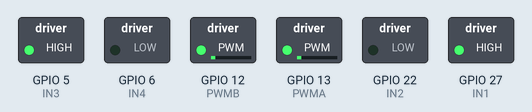
Simulated run of this program. Board: Raspberry Pi (BCM pin numbers). Parts: switched loads named in the program (green lamp = pin HIGH).

Above: at 0.05 s.
At 4.5 s:
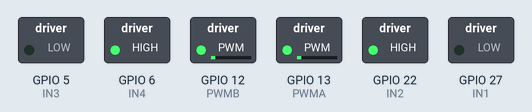
At 8.95 s:
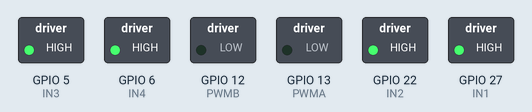
Timing chart, 0 to 11.7 s (numbered marks = the images above):
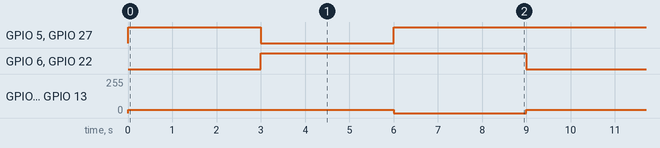

The program:

MotorExample.py
```python
import RPi.GPIO as GPIO
import time

GPIO.setwarnings(False)
GPIO.setmode(GPIO.BCM)

IN1=27
IN2=22
PWMA=13
IN3=5
IN4=6
PWMB=12

class MotorController():
    def __init__(self,IN1,IN2,PWMA,IN3,IN4,PWMB):
        GPIO.setup(IN1,GPIO.OUT)
        GPIO.setup(IN2,GPIO.OUT)
        GPIO.setup(PWMA,GPIO.OUT)

        GPIO.setup(IN3,GPIO.OUT)
        GPIO.setup(IN4,GPIO.OUT)
        GPIO.setup(PWMB,GPIO.OUT)
        self.IN1=IN1
        self.IN2=IN2
        self.IN3=IN3
        self.IN4=IN4

        self.pwma=GPIO.PWM(PWMA,50)
        self.pwmb=GPIO.PWM(PWMB,50)
        self.pwma.start(0)
        self.pwmb.start(0)
    def move(self,vel1,vel2):
        if(vel1>0):
            GPIO.output(self.IN1,GPIO.HIGH)
            GPIO.output(self.IN2,GPIO.LOW)
            self.pwma.ChangeDutyCycle(vel1)
        else:
            GPIO.output(self.IN1,GPIO.LOW)
            GPIO.output(self.IN2,GPIO.HIGH)
            self.pwma.ChangeDutyCycle(vel1*-1)

        if(vel2>0):
            GPIO.output(self.IN3,GPIO.HIGH)
            GPIO.output(self.IN4,GPIO.LOW)
            self.pwmb.ChangeDutyCycle(vel2)
        else:
            GPIO.output(self.IN3,GPIO.LOW)
            GPIO.output(self.IN4,GPIO.HIGH)
            self.pwmb.ChangeDutyCycle(vel2*-1)

    def stop(self):
        GPIO.output(self.IN1,GPIO.HIGH)
        GPIO.output(self.IN2,GPIO.HIGH)
        self.pwma.ChangeDutyCycle(0)
        GPIO.output(self.IN3,GPIO.HIGH)
        GPIO.output(self.IN4,GPIO.HIGH)
        self.pwmb.ChangeDutyCycle(0)

motors=MotorController(IN1,IN2,PWMA,IN3,IN4,PWMB)

while(True):
    motors.move(10,10)
    time.sleep(3)
    motors.move(-10,-10)
    time.sleep(3)
    motors.stop()
    time.sleep(3)

    
```

Measured:
- by itself, GPIO 5 (IN3), GPIO 27 (IN1): repeats every 9.0 s: LOW 3.0 s, HIGH 6.0 s
- by itself, GPIO 6 (IN4), GPIO 22 (IN2): alternates HIGH for 6.0 s and LOW for 3.0 s
- by itself, GPIO 12 (PWMB), GPIO 13 (PWMA): alternates 26/255 for 6.0 s and 0/255 for 3.0 s
